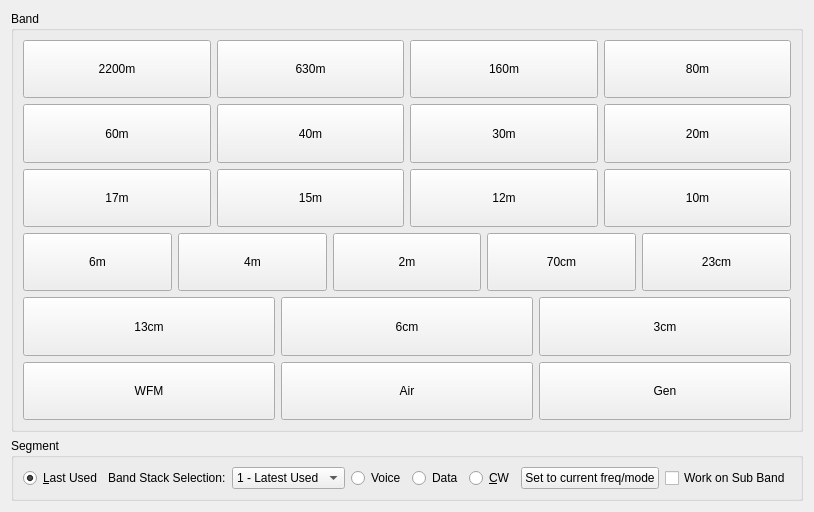
<?xml version="1.0" encoding="UTF-8"?>
<ui version="4.0">
 <class>bandbuttons</class>
 <widget class="QWidget" name="bandbuttons">
  <property name="geometry">
   <rect>
    <x>0</x>
    <y>0</y>
    <width>737</width>
    <height>512</height>
   </rect>
  </property>
  <property name="windowTitle">
   <string>Form</string>
  </property>
  <layout class="QVBoxLayout" name="verticalLayout">
   <item>
    <widget class="QGroupBox" name="groupBox_3">
     <property name="title">
      <string>Band</string>
     </property>
     <layout class="QVBoxLayout" name="verticalLayout_6">
      <item>
       <layout class="QHBoxLayout" name="horizontalLayout_26">
        <property name="topMargin">
         <number>0</number>
        </property>
        <property name="rightMargin">
         <number>0</number>
        </property>
        <item>
         <widget class="QPushButton" name="band2200mbtn">
          <property name="sizePolicy">
           <sizepolicy hsizetype="Minimum" vsizetype="MinimumExpanding">
            <horstretch>0</horstretch>
            <verstretch>0</verstretch>
           </sizepolicy>
          </property>
          <property name="maximumSize">
           <size>
            <width>16777215</width>
            <height>128</height>
           </size>
          </property>
          <property name="focusPolicy">
           <enum>Qt::FocusPolicy::NoFocus</enum>
          </property>
          <property name="text">
           <string>2200m</string>
          </property>
         </widget>
        </item>
        <item>
         <widget class="QPushButton" name="band630mbtn">
          <property name="sizePolicy">
           <sizepolicy hsizetype="Minimum" vsizetype="MinimumExpanding">
            <horstretch>0</horstretch>
            <verstretch>0</verstretch>
           </sizepolicy>
          </property>
          <property name="maximumSize">
           <size>
            <width>16777215</width>
            <height>128</height>
           </size>
          </property>
          <property name="focusPolicy">
           <enum>Qt::FocusPolicy::NoFocus</enum>
          </property>
          <property name="text">
           <string>630m</string>
          </property>
         </widget>
        </item>
        <item>
         <widget class="QPushButton" name="band160mbtn">
          <property name="sizePolicy">
           <sizepolicy hsizetype="Minimum" vsizetype="MinimumExpanding">
            <horstretch>0</horstretch>
            <verstretch>0</verstretch>
           </sizepolicy>
          </property>
          <property name="maximumSize">
           <size>
            <width>16777215</width>
            <height>128</height>
           </size>
          </property>
          <property name="focusPolicy">
           <enum>Qt::FocusPolicy::NoFocus</enum>
          </property>
          <property name="text">
           <string>160m</string>
          </property>
          <property name="shortcut">
           <string>L</string>
          </property>
         </widget>
        </item>
        <item>
         <widget class="QPushButton" name="band80mbtn">
          <property name="sizePolicy">
           <sizepolicy hsizetype="Minimum" vsizetype="MinimumExpanding">
            <horstretch>0</horstretch>
            <verstretch>0</verstretch>
           </sizepolicy>
          </property>
          <property name="maximumSize">
           <size>
            <width>16777215</width>
            <height>128</height>
           </size>
          </property>
          <property name="focusPolicy">
           <enum>Qt::FocusPolicy::NoFocus</enum>
          </property>
          <property name="text">
           <string>80m</string>
          </property>
          <property name="shortcut">
           <string>8</string>
          </property>
         </widget>
        </item>
       </layout>
      </item>
      <item>
       <layout class="QHBoxLayout" name="horizontalLayout_8">
        <item>
         <widget class="QPushButton" name="band60mbtn">
          <property name="sizePolicy">
           <sizepolicy hsizetype="Minimum" vsizetype="MinimumExpanding">
            <horstretch>0</horstretch>
            <verstretch>0</verstretch>
           </sizepolicy>
          </property>
          <property name="maximumSize">
           <size>
            <width>16777215</width>
            <height>128</height>
           </size>
          </property>
          <property name="focusPolicy">
           <enum>Qt::FocusPolicy::NoFocus</enum>
          </property>
          <property name="text">
           <string>60m</string>
          </property>
          <property name="shortcut">
           <string>S</string>
          </property>
         </widget>
        </item>
        <item>
         <widget class="QPushButton" name="band40mbtn">
          <property name="sizePolicy">
           <sizepolicy hsizetype="Minimum" vsizetype="MinimumExpanding">
            <horstretch>0</horstretch>
            <verstretch>0</verstretch>
           </sizepolicy>
          </property>
          <property name="maximumSize">
           <size>
            <width>16777215</width>
            <height>128</height>
           </size>
          </property>
          <property name="focusPolicy">
           <enum>Qt::FocusPolicy::NoFocus</enum>
          </property>
          <property name="text">
           <string>40m</string>
          </property>
          <property name="shortcut">
           <string>4</string>
          </property>
         </widget>
        </item>
        <item>
         <widget class="QPushButton" name="band30mbtn">
          <property name="sizePolicy">
           <sizepolicy hsizetype="Minimum" vsizetype="MinimumExpanding">
            <horstretch>0</horstretch>
            <verstretch>0</verstretch>
           </sizepolicy>
          </property>
          <property name="maximumSize">
           <size>
            <width>16777215</width>
            <height>128</height>
           </size>
          </property>
          <property name="focusPolicy">
           <enum>Qt::FocusPolicy::NoFocus</enum>
          </property>
          <property name="text">
           <string>30m</string>
          </property>
          <property name="shortcut">
           <string>3</string>
          </property>
         </widget>
        </item>
        <item>
         <widget class="QPushButton" name="band20mbtn">
          <property name="sizePolicy">
           <sizepolicy hsizetype="Minimum" vsizetype="MinimumExpanding">
            <horstretch>0</horstretch>
            <verstretch>0</verstretch>
           </sizepolicy>
          </property>
          <property name="maximumSize">
           <size>
            <width>16777215</width>
            <height>128</height>
           </size>
          </property>
          <property name="focusPolicy">
           <enum>Qt::FocusPolicy::NoFocus</enum>
          </property>
          <property name="text">
           <string>20m</string>
          </property>
          <property name="shortcut">
           <string>2</string>
          </property>
         </widget>
        </item>
       </layout>
      </item>
      <item>
       <layout class="QHBoxLayout" name="horizontalLayout_9">
        <item>
         <widget class="QPushButton" name="band17mbtn">
          <property name="sizePolicy">
           <sizepolicy hsizetype="Minimum" vsizetype="MinimumExpanding">
            <horstretch>0</horstretch>
            <verstretch>0</verstretch>
           </sizepolicy>
          </property>
          <property name="maximumSize">
           <size>
            <width>16777215</width>
            <height>128</height>
           </size>
          </property>
          <property name="focusPolicy">
           <enum>Qt::FocusPolicy::NoFocus</enum>
          </property>
          <property name="text">
           <string>17m</string>
          </property>
          <property name="shortcut">
           <string>7</string>
          </property>
         </widget>
        </item>
        <item>
         <widget class="QPushButton" name="band15mbtn">
          <property name="sizePolicy">
           <sizepolicy hsizetype="Minimum" vsizetype="MinimumExpanding">
            <horstretch>0</horstretch>
            <verstretch>0</verstretch>
           </sizepolicy>
          </property>
          <property name="maximumSize">
           <size>
            <width>16777215</width>
            <height>128</height>
           </size>
          </property>
          <property name="focusPolicy">
           <enum>Qt::FocusPolicy::NoFocus</enum>
          </property>
          <property name="text">
           <string>15m</string>
          </property>
          <property name="shortcut">
           <string>5</string>
          </property>
         </widget>
        </item>
        <item>
         <widget class="QPushButton" name="band12mbtn">
          <property name="sizePolicy">
           <sizepolicy hsizetype="Minimum" vsizetype="MinimumExpanding">
            <horstretch>0</horstretch>
            <verstretch>0</verstretch>
           </sizepolicy>
          </property>
          <property name="maximumSize">
           <size>
            <width>16777215</width>
            <height>128</height>
           </size>
          </property>
          <property name="focusPolicy">
           <enum>Qt::FocusPolicy::NoFocus</enum>
          </property>
          <property name="text">
           <string>12m</string>
          </property>
          <property name="shortcut">
           <string>T</string>
          </property>
         </widget>
        </item>
        <item>
         <widget class="QPushButton" name="band10mbtn">
          <property name="sizePolicy">
           <sizepolicy hsizetype="Minimum" vsizetype="MinimumExpanding">
            <horstretch>0</horstretch>
            <verstretch>0</verstretch>
           </sizepolicy>
          </property>
          <property name="maximumSize">
           <size>
            <width>16777215</width>
            <height>128</height>
           </size>
          </property>
          <property name="focusPolicy">
           <enum>Qt::FocusPolicy::NoFocus</enum>
          </property>
          <property name="text">
           <string>10m</string>
          </property>
          <property name="shortcut">
           <string>1</string>
          </property>
         </widget>
        </item>
       </layout>
      </item>
      <item>
       <layout class="QHBoxLayout" name="horizontalLayout_10">
        <item>
         <widget class="QPushButton" name="band6mbtn">
          <property name="sizePolicy">
           <sizepolicy hsizetype="Minimum" vsizetype="MinimumExpanding">
            <horstretch>0</horstretch>
            <verstretch>0</verstretch>
           </sizepolicy>
          </property>
          <property name="maximumSize">
           <size>
            <width>16777215</width>
            <height>128</height>
           </size>
          </property>
          <property name="focusPolicy">
           <enum>Qt::FocusPolicy::NoFocus</enum>
          </property>
          <property name="text">
           <string>6m</string>
          </property>
          <property name="shortcut">
           <string>6</string>
          </property>
         </widget>
        </item>
        <item>
         <widget class="QPushButton" name="band4mbtn">
          <property name="sizePolicy">
           <sizepolicy hsizetype="Minimum" vsizetype="MinimumExpanding">
            <horstretch>0</horstretch>
            <verstretch>0</verstretch>
           </sizepolicy>
          </property>
          <property name="maximumSize">
           <size>
            <width>16777215</width>
            <height>128</height>
           </size>
          </property>
          <property name="focusPolicy">
           <enum>Qt::FocusPolicy::NoFocus</enum>
          </property>
          <property name="text">
           <string>4m</string>
          </property>
          <property name="shortcut">
           <string>$</string>
          </property>
         </widget>
        </item>
        <item>
         <widget class="QPushButton" name="band2mbtn">
          <property name="sizePolicy">
           <sizepolicy hsizetype="Minimum" vsizetype="MinimumExpanding">
            <horstretch>0</horstretch>
            <verstretch>0</verstretch>
           </sizepolicy>
          </property>
          <property name="maximumSize">
           <size>
            <width>16777215</width>
            <height>128</height>
           </size>
          </property>
          <property name="focusPolicy">
           <enum>Qt::FocusPolicy::NoFocus</enum>
          </property>
          <property name="text">
           <string>2m</string>
          </property>
          <property name="shortcut">
           <string>V</string>
          </property>
         </widget>
        </item>
        <item>
         <widget class="QPushButton" name="band70cmbtn">
          <property name="sizePolicy">
           <sizepolicy hsizetype="Minimum" vsizetype="MinimumExpanding">
            <horstretch>0</horstretch>
            <verstretch>0</verstretch>
           </sizepolicy>
          </property>
          <property name="maximumSize">
           <size>
            <width>16777215</width>
            <height>128</height>
           </size>
          </property>
          <property name="focusPolicy">
           <enum>Qt::FocusPolicy::NoFocus</enum>
          </property>
          <property name="text">
           <string>70cm</string>
          </property>
          <property name="shortcut">
           <string>U</string>
          </property>
         </widget>
        </item>
        <item>
         <widget class="QPushButton" name="band23cmbtn">
          <property name="sizePolicy">
           <sizepolicy hsizetype="Minimum" vsizetype="MinimumExpanding">
            <horstretch>0</horstretch>
            <verstretch>0</verstretch>
           </sizepolicy>
          </property>
          <property name="maximumSize">
           <size>
            <width>16777215</width>
            <height>128</height>
           </size>
          </property>
          <property name="focusPolicy">
           <enum>Qt::FocusPolicy::NoFocus</enum>
          </property>
          <property name="text">
           <string>23cm</string>
          </property>
          <property name="shortcut">
           <string/>
          </property>
         </widget>
        </item>
       </layout>
      </item>
      <item>
       <layout class="QHBoxLayout" name="horizontalLayout">
        <item>
         <widget class="QPushButton" name="band13cmbtn">
          <property name="sizePolicy">
           <sizepolicy hsizetype="Minimum" vsizetype="MinimumExpanding">
            <horstretch>0</horstretch>
            <verstretch>0</verstretch>
           </sizepolicy>
          </property>
          <property name="maximumSize">
           <size>
            <width>16777215</width>
            <height>128</height>
           </size>
          </property>
          <property name="focusPolicy">
           <enum>Qt::FocusPolicy::NoFocus</enum>
          </property>
          <property name="text">
           <string>13cm</string>
          </property>
         </widget>
        </item>
        <item>
         <widget class="QPushButton" name="band6cmbtn">
          <property name="sizePolicy">
           <sizepolicy hsizetype="Minimum" vsizetype="MinimumExpanding">
            <horstretch>0</horstretch>
            <verstretch>0</verstretch>
           </sizepolicy>
          </property>
          <property name="maximumSize">
           <size>
            <width>16777215</width>
            <height>128</height>
           </size>
          </property>
          <property name="focusPolicy">
           <enum>Qt::FocusPolicy::NoFocus</enum>
          </property>
          <property name="text">
           <string>6cm</string>
          </property>
         </widget>
        </item>
        <item>
         <widget class="QPushButton" name="band3cmbtn">
          <property name="sizePolicy">
           <sizepolicy hsizetype="Minimum" vsizetype="MinimumExpanding">
            <horstretch>0</horstretch>
            <verstretch>0</verstretch>
           </sizepolicy>
          </property>
          <property name="maximumSize">
           <size>
            <width>16777215</width>
            <height>128</height>
           </size>
          </property>
          <property name="focusPolicy">
           <enum>Qt::FocusPolicy::NoFocus</enum>
          </property>
          <property name="text">
           <string>3cm</string>
          </property>
         </widget>
        </item>
       </layout>
      </item>
      <item>
       <layout class="QHBoxLayout" name="horizontalLayout_11">
        <item>
         <widget class="QPushButton" name="bandWFMbtn">
          <property name="sizePolicy">
           <sizepolicy hsizetype="Minimum" vsizetype="MinimumExpanding">
            <horstretch>0</horstretch>
            <verstretch>0</verstretch>
           </sizepolicy>
          </property>
          <property name="maximumSize">
           <size>
            <width>16777215</width>
            <height>128</height>
           </size>
          </property>
          <property name="focusPolicy">
           <enum>Qt::FocusPolicy::NoFocus</enum>
          </property>
          <property name="text">
           <string>WFM</string>
          </property>
          <property name="shortcut">
           <string>W</string>
          </property>
         </widget>
        </item>
        <item>
         <widget class="QPushButton" name="bandAirbtn">
          <property name="sizePolicy">
           <sizepolicy hsizetype="Minimum" vsizetype="MinimumExpanding">
            <horstretch>0</horstretch>
            <verstretch>0</verstretch>
           </sizepolicy>
          </property>
          <property name="maximumSize">
           <size>
            <width>16777215</width>
            <height>128</height>
           </size>
          </property>
          <property name="focusPolicy">
           <enum>Qt::FocusPolicy::NoFocus</enum>
          </property>
          <property name="text">
           <string>Air</string>
          </property>
          <property name="shortcut">
           <string>A</string>
          </property>
         </widget>
        </item>
        <item>
         <widget class="QPushButton" name="bandGenbtn">
          <property name="sizePolicy">
           <sizepolicy hsizetype="Minimum" vsizetype="MinimumExpanding">
            <horstretch>0</horstretch>
            <verstretch>0</verstretch>
           </sizepolicy>
          </property>
          <property name="maximumSize">
           <size>
            <width>16777215</width>
            <height>128</height>
           </size>
          </property>
          <property name="focusPolicy">
           <enum>Qt::FocusPolicy::NoFocus</enum>
          </property>
          <property name="text">
           <string>Gen</string>
          </property>
          <property name="shortcut">
           <string>G</string>
          </property>
         </widget>
        </item>
       </layout>
      </item>
     </layout>
    </widget>
   </item>
   <item>
    <widget class="QGroupBox" name="groupBox_4">
     <property name="sizePolicy">
      <sizepolicy hsizetype="Preferred" vsizetype="Fixed">
       <horstretch>0</horstretch>
       <verstretch>0</verstretch>
      </sizepolicy>
     </property>
     <property name="title">
      <string>Segment</string>
     </property>
     <layout class="QHBoxLayout" name="horizontalLayout_12">
      <item>
       <widget class="QRadioButton" name="bandStkLastUsedBtn">
        <property name="text">
         <string>&amp;Last Used</string>
        </property>
        <property name="iconSize">
         <size>
          <width>16</width>
          <height>16</height>
         </size>
        </property>
        <property name="checked">
         <bool>true</bool>
        </property>
       </widget>
      </item>
      <item>
       <widget class="QLabel" name="label">
        <property name="text">
         <string>Band Stack Selection:</string>
        </property>
       </widget>
      </item>
      <item>
       <widget class="QComboBox" name="bandStkPopdown">
        <item>
         <property name="text">
          <string>1 - Latest Used</string>
         </property>
        </item>
        <item>
         <property name="text">
          <string>2 - Older</string>
         </property>
        </item>
        <item>
         <property name="text">
          <string>3 - Oldest Used</string>
         </property>
        </item>
       </widget>
      </item>
      <item>
       <widget class="QRadioButton" name="bandStkVoiceBtn">
        <property name="text">
         <string>Voice</string>
        </property>
       </widget>
      </item>
      <item>
       <widget class="QRadioButton" name="bandStkDataBtn">
        <property name="text">
         <string>Data</string>
        </property>
       </widget>
      </item>
      <item>
       <widget class="QRadioButton" name="bandStkCWBtn">
        <property name="text">
         <string>&amp;CW</string>
        </property>
       </widget>
      </item>
      <item>
       <widget class="QPushButton" name="bandSetBtn">
        <property name="toolTip">
         <string>Use this button to set the current bandstack register frequency/mode</string>
        </property>
        <property name="text">
         <string>Set to current freq/mode</string>
        </property>
       </widget>
      </item>
      <item>
       <spacer name="horizontalSpacer">
        <property name="orientation">
         <enum>Qt::Orientation::Horizontal</enum>
        </property>
        <property name="sizeHint" stdset="0">
         <size>
          <width>40</width>
          <height>20</height>
         </size>
        </property>
       </spacer>
      </item>
      <item>
       <widget class="QCheckBox" name="subBandCheck">
        <property name="text">
         <string>Work on Sub Band</string>
        </property>
       </widget>
      </item>
     </layout>
    </widget>
   </item>
  </layout>
 </widget>
 <resources/>
 <connections/>
</ui>
